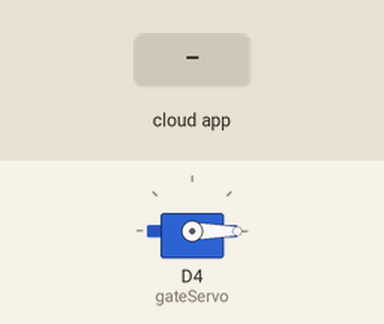
A sketch run on a simulated ESP8266 (NodeMCU). On the bench: servo. The test bench sets the inputs (shaded band). WiFi joins after 1.5 s; servers stay silent unless stated; the Firebase database answers and starts empty; what the sketch prints to the serial monitor is not drawn.

Above: at 2.7 s.
2.8 s: the phone or cloud app sets payment_status to paid
At 5.2 s:
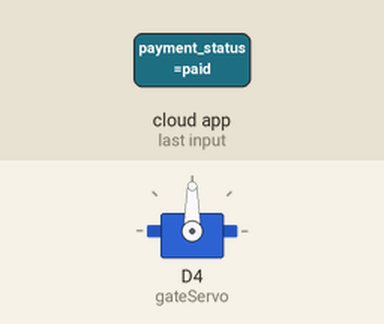
Timing chart, 0 to 10.3 s (numbered marks = the images above; inputs shaded):
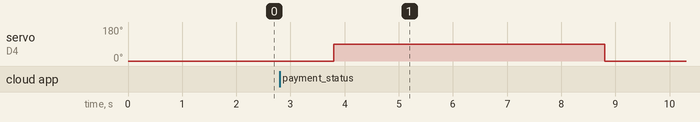

Measured:
- after the input at 2.8 s, servo on D4 (gateServo): 0° → 90° after 1.0 s, → 0° 5.0 s later

The sketch:

hardwareRun.ino
```cpp
#include <ESP8266WiFi.h>
#include <FirebaseESP8266.h>
#include <Servo.h>

// Wi-Fi credentials
#define WIFI_SSID "sakshamrana"
#define WIFI_PASSWORD "mujhe bhi"

// Firebase credentials
#define FIREBASE_HOST "smart-parking-system-55814-default-rtdb.firebaseio.com"
#define FIREBASE_AUTH "NUyNdy6aQLaXfj8X1l7Y5ct01gDoriylXz7Fqs2x" // Or Web API key

// Firebase objects
FirebaseData fbdo;
FirebaseAuth auth;
FirebaseConfig config;

Servo gateServo;

void setup() {
  Serial.begin(115200);
  WiFi.begin(WIFI_SSID, WIFI_PASSWORD);
  Serial.print("Connecting to WiFi");

  while (WiFi.status() != WL_CONNECTED) {
    delay(500); Serial.print(".");
  }
  Serial.println("\nWiFi connected.");

  // Firebase config
  config.host = FIREBASE_HOST;
  config.signer.tokens.legacy_token = FIREBASE_AUTH;

  Firebase.begin(&config, &auth);
  Firebase.reconnectWiFi(true);

  // Initialize Servo
  gateServo.attach(D4); // GPIO2
  gateServo.write(0);   // Closed position
}

void loop() {
  if (Firebase.getString(fbdo, "/gate_control/payment_status")) {
    String status = fbdo.stringData();
    Serial.println("Payment Status: " + status);

    if (status == "paid") {
      Serial.println("Payment received. Opening gate...");
      gateServo.write(90); // Open
      delay(5000);
      gateServo.write(0);  // Close

      // Reset status
      Firebase.setString(fbdo, "/gate_control/payment_status", "unpaid");
      Serial.println("Status reset.");
    }
  } else {
    Serial.println("Firebase read failed: " + fbdo.errorReason());
  }

  delay(2000); // Wait before checking again
}
```
